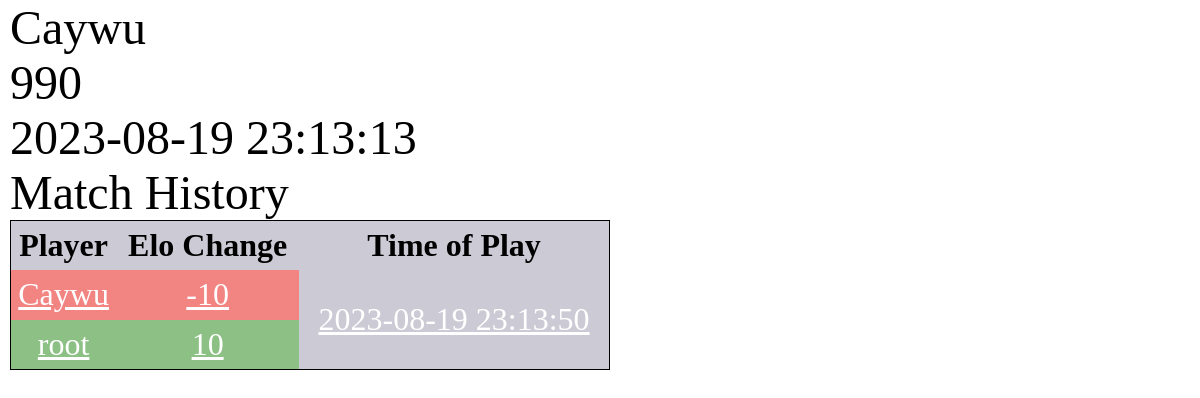
The app's page /profile.php?id=6 with its own data.
### tables this page shows
CREATE TABLE `users` (
  `id` int NOT NULL AUTO_INCREMENT,
  `username` varchar(20) DEFAULT NULL,
  `email` varchar(256) DEFAULT NULL,
  `pwd` varchar(256) DEFAULT NULL,
  `elo` int DEFAULT '1000',
  `creation-time` datetime DEFAULT CURRENT_TIMESTAMP,
  `is-admin` tinyint(1) DEFAULT '0',
  PRIMARY KEY (`id`)
);

CREATE TABLE `matches` (
  `matchID` int NOT NULL AUTO_INCREMENT,
  `player_one_id` int DEFAULT NULL,
  `player_two_id` int DEFAULT NULL,
  `player_one_elo_change` int DEFAULT NULL,
  `player_two_elo_change` int DEFAULT NULL,
  `winnerID` int DEFAULT NULL,
  `time-of-play` datetime DEFAULT CURRENT_TIMESTAMP,
  PRIMARY KEY (`matchID`)
);

### includes/functions.inc.php (called while the page is built, shortened)
<?php
function getUserByID($id){
    include 'dbh.inc.php';
    $stmt = $pdo->prepare("SELECT username FROM users WHERE users.id = :id");
    $stmt->bindValue(":id",$id);
    $stmt->execute();
    return $stmt->fetch()['username'];
}

### profile.php (the view, shortened to what this page needs)
<!DOCTYPE html>
<html lang="en">
<head>
    <link rel="stylesheet" media="screen" href="https://fontlibrary.org//face/minecraftia" type="text/css" />
    <link rel="stylesheet" href="profile.css" />
</head>
<body>
<?php
require_once 'includes/dbh.inc.php';
	$id = $_GET['id'];
            $stmt = $pdo->prepare("SELECT username,id, `creation-time`,elo FROM users WHERE users.id = :id");
            $stmt->bindValue(":id", ((int) $id));
            $stmt->execute();
            $user_info = $stmt->fetch();
            echo "<h1>" . htmlspecialchars($user_info['username']) . "</h1>";
	echo "<h1>" . htmlspecialchars($user_info['elo']) . "</h1>";
	echo "<h1>" . htmlspecialchars($user_info['creation-time']) . "</h1>";
        include 'includes/functions.inc.php';
        echo "<h1>Match History</h1>";
        $stmt = $pdo->prepare("SELECT `time-of-play`,username,id,matchID,player_one_id,player_two_id,player_one_elo_change,player_two_elo_change,winnerID FROM users JOIN matches ON player_one_id = :id OR player_two_id = :id WHERE users.id = :id");
            $stmt->bindValue(":id", ((int) $id));
            $stmt->execute();
            $match_info = $stmt->fetchAll();
        foreach ($match_info as $info) {
            $matchID = $info['matchID'];
            $winnerID = $info['winnerID'];
            echo "<table>";
            echo "<tr>";
            echo "<th>Player</th>";
            echo "<th>Elo Change</th>";
            echo "<th>Time of Play</th>";
            echo "</tr>";
            $player_one_id = $info['player_one_id'];
            if ($player_one_id == $winnerID) {
                echo "<tr class='winner'>";
            } else {
                echo "<tr class='loser'>";
            }
            echo "<td>" . "<a href='profile.php?id=$player_one_id'>" . getUserByID($player_one_id) . "</a>" . "</td>";
            echo "<td>" . "<a href='replay.php?id=$matchID'>" . $info['player_one_elo_change'] . "</a>" . "</td>";
            echo "<td rowspan='2' class='date'>" . "<a href='replay.php?id=$matchID'>" . $info['time-of-play'] . "</a>" . "</td>";
            echo "</tr>";
            $player_two_id = $info['player_two_id'];
            if ($player_two_id == $winnerID) {
                echo "<tr class='winner'>";
            } else {
                echo "<tr class='loser'>";
            }
            echo "<td>" . "<a href='profile.php?id=$player_two_id'>" . getUserByID($player_two_id) . "</a>" . "</td>";
            echo "<td>" . "<a href='replay.php?id=$matchID'>" . $info['player_two_elo_change'] . "</a>" . "</td>";
            echo "</tr>";
            echo "</table>";
	}
?>
</body>
</html>

### profile.css (style rules this page uses)
body { margin: 0 0 0 0; background-image: url("game.png"); background-size: cover; }
h1 { font-family: 'MinecraftiaRegular'; font-weight: normal; font-style: normal; font-size: 48px; margin-top: 0px; margin-bottom: 0px; margin-left: 10px; }
a { color: white; }
table { font-size: 32px; width: 50%; height: 150px; border: 1px solid; border-collapse: collapse; margin-bottom: 50px; margin-left: 10px; }
td { text-align: center; vertical-align: middle; margin-left: 50px; }
.date { background-color: rgb(204, 202, 212); }
tr { background-color: rgb(204, 202, 212); }
tr.winner { background-color: #8CC084; }
tr.loser { background-color: #F28482; }

### records on screen
users: username "Caywu", elo "990", value "2023-08-19 23:13:13", username.player_one_id "Caywu", matches.player_one_elo_change "-10", matches.time-of-play "2023-08-19 23:13:50", matches.player_two_id "root", matches.player_two_elo_change "10"
